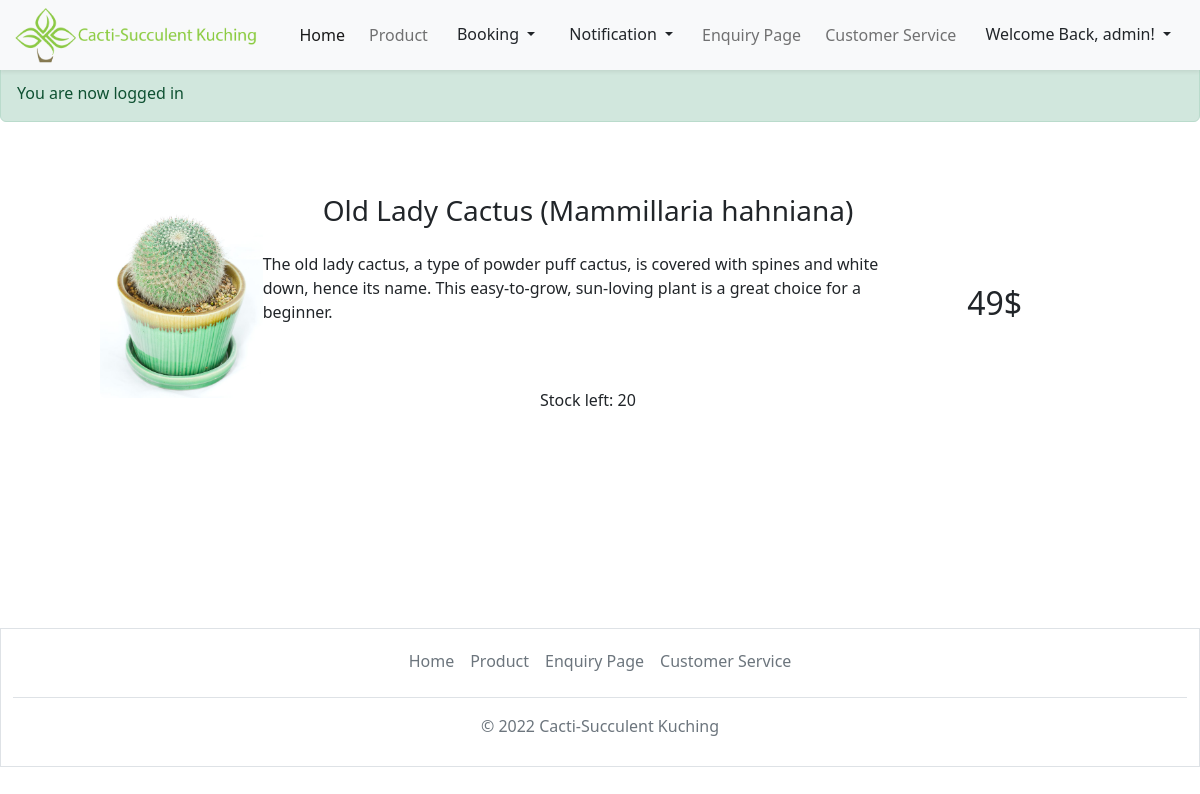
Page /productdetail.php?title=SID-0001 (signed in) on the committed database.
### tables this page shows
CREATE TABLE `tblproductcatalogue` (
  `stockId` VARCHAR(15) NOT NULL,
  `stockName` varchar(50) DEFAULT NULL,
  `stockDetail` text DEFAULT NULL,
  `stockType` varchar(50) DEFAULT NULL,
  `stockPicture` varchar(100) DEFAULT NULL,
  `stockPrice` varchar(10) DEFAULT NULL,
  `stockQuantity` varchar(10) DEFAULT NULL,
  `stockStatus` char(1) DEFAULT NULL
);

### productdetail.php (the view, shortened to what this page needs)
<?php
    include('Account.php');
?>
<!doctype html>
<html lang="en">
    <head>
        <link rel="stylesheet" href="styles\homepage.css">
        <link href="https://cdn.jsdelivr.net/npm/bootstrap@5.2.2/dist/css/bootstrap.min.css" rel="stylesheet">
    </head>
<body>
<nav class="navbar navbar-expand-lg">
    <div class="container-fluid fixed-top shadow-sm bg-light">
        <a class="navbar-brand" href="home.php">
            <img src="images\logo.png" alt="logo" style="width:250px;" class="rounded-pill">
        </a>
        <div class="collapse navbar-collapse justify-content-end" id="collapsibleNavbar">
            <ul class="navbar-nav">
                <li class="nav-item p-1">
                    <a class="nav-link active" href="home.php">Home</a>
                </li>
                <li class="nav-item p-1">
                    <a class="nav-link" href="productcatalogue.php">Product</a>
                </li>
                <li class="nav-item p-1">
                    <div class="dropdown">
                        <button class="btn dropdown-toggle" type="button" data-bs-toggle="dropdown" aria-expanded="false">
                             Booking
                        </button>
                    </div>
                </li>
                <li class="nav-item p-1">
                    <div class="dropdown" >
                        <button class="btn dropdown-toggle" type="button" data-bs-toggle="dropdown" data-bs-auto-close="false" aria-expanded="false">
                             Notification
                        </button>
                    </div>
                </li>
                <li class="nav-item p-1">
                    <a class="nav-link" href="#">Enquiry Page</a>
                </li>
                <li class="nav-item p-1">
                    <a class="nav-link" href="#">Customer Service</a>
                </li>
                <li class="nav-item p-1">
                    <div class="dropdown">
                        <button class="btn dropdown-toggle" type="button" data-bs-toggle="dropdown" aria-expanded="false">
                             Welcome Back, <?php echo $_SESSION['user']['username']; ?>!
                        </button>
                    </div>
                </li>
            </ul>
        </div>
    </div>
</nav>
<?php if (isset($_SESSION['success'])) : ?>
<br>
<br>
<div class="alert alert-success" style=" margin:0;" role="alert">
        <div class="error success">
                <?php
                    echo $_SESSION['success'];
                ?>
        </div>
</div>
<?php endif ?>
<br><br><br>
<div class="row col-12">
    <div class="row col-10 mx-auto">
    <br><br><br><br><br><br>
    <?php
        $title = mysqli_real_escape_string($con, $_GET['title']);
        $query = "SELECT * FROM tblproductcatalogue WHERE stockId='$title'";
        $query_run = mysqli_query($con, $query);
        if(mysqli_num_rows($query_run) > 0)
        {
            foreach($query_run as $productcatalogue)
            {
        ?>
                <div class="row g-0">
                    <div class="col-md-2">
                        <img src="admin\uploadedimage\<?php echo $productcatalogue['stockPicture']?>" class="img-fluid rounded-start" alt="...">
                    </div>
                    <div class="col-md-8 my-auto">
                        <div class="card-body">
                            <h3 class="card-title text-center"><?php echo $productcatalogue['stockName']?></h3><br>
                            <p class="card-text text-left"><?php echo $productcatalogue['stockDetail']?></p>
                            <p class="card-text d-flex align-items-center justify-content-center pt-5"><?php echo "Stock left: ", $productcatalogue['stockQuantity'] ?></p>
                        </div>
                    </div>
                    <div class="col-md-2 my-auto">
                        <div class="card-body">
                            <p class="card-text text-center h2"><?php echo $productcatalogue['stockPrice']?>$</p>
                        </div>
                    </div>
                </div>
            <?php
                }
            }
            ?>
    </div>
</div>
<br>
<br>
<br>
<br>
<br>
<br>
<br>
<br>
<br>
<div class="container-fluid border" style="width: 100%;">
  <footer class="py-1 my-2 ">
  <ul class="nav justify-content-center border-bottom pb-3 mb-3">
      <li class="nav-item"><a href="home.php" class="nav-link px-2 text-muted">Home</a></li>
      <li class="nav-item"><a href="productcatalogue.php" class="nav-link px-2 text-muted">Product</a></li>
      <li class="nav-item"><a href="enquiryPage.php" class="nav-link px-2 text-muted">Enquiry Page</a></li>
      <li class="nav-item"><a href="customerservice.php" class="nav-link px-2 text-muted">Customer Service</a></li>
    </ul>
    <p class="text-center text-muted">© 2022 Cacti-Succulent Kuching</p>
  </footer>
</div>
</body>
</html>

### rows in the picture
tblproductcatalogue: stockPicture (picture), stockName "Old Lady Cactus (Mammillaria hahniana)", stockDetail "The old lady cactus, a type of powder puff cactus, is covered with spines and white down, hence its name. This easy-to-grow, sun-loving plant is a great choice for a beginner.", stockQuantity "20", stockPrice "49"

### other values in the picture
$_SESSION['user']['username'] "admin"
$_SESSION['success'] "You are now logged in"
